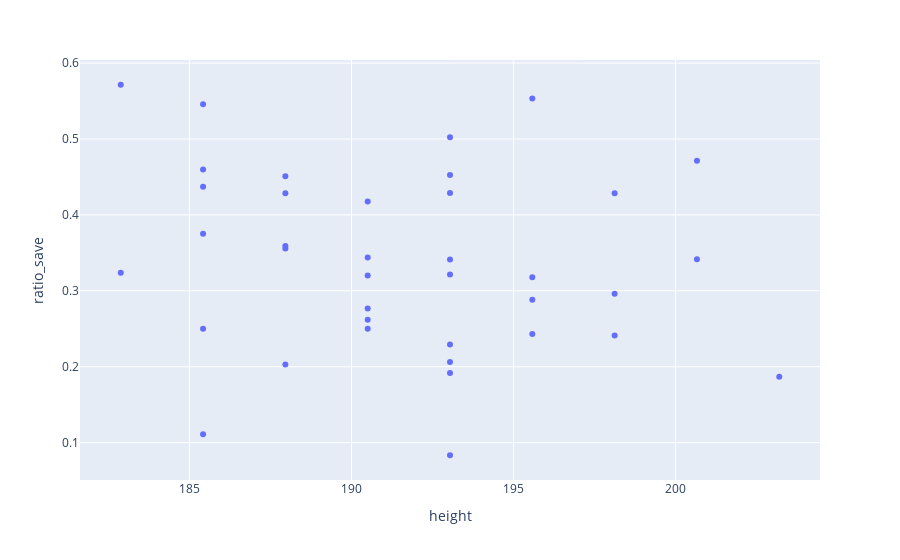

Here is the notebook cell this chart was saved with:
### Markdown cell above
There are correlations between `height`, `weight`, `ratio_save` and `ratio_match_played`?

### Code cell
px.scatter(season_2015_2016, x='height', y='ratio_save', hover_name='player_name')

### Figure 1 — Plotly figure (JSON) as saved in the notebook; plotly's stock layout.template omitted (floating-point values rounded to 4 significant figures)
{"data": [{"hovertemplate": "<b>%{hovertext}</b><br><br>height=%{x}<br>ratio_save=%{y}<extra></extra>", "hovertext": ["Hugo Lloris", "Heurelho Gomes", "Kasper Schmeichel", "Simon Mignolet", "Petr Cech", "Lukasz Fabianski", "Joe Hart", "Artur Boruc", "David De Gea", "Adrian", "Jack Butland", "Wayne Hennessey", "Tim Howard", "John Ruddy", "Brad Guzan", "Thibaut Courtois", "Robert Elliot", "Boaz Myhill", "Vito Mannone", "Fraser Forster", "Costel Pantilimon", "Ben Foster", "Maarten Stekelenburg", "Asmir Begovic", "Joel Robles", "Declan Rudd", "Mark Bunn", "Karl Darlow", "Tim Krul", "Darren Randolph", "Alex McCarthy", "Adam Federici", "Shay Given", "Sergio Romero", "Kristoffer Nordfeldt", "Kelvin Davis", "David Ospina", "Wilfredo Caballero"], "legendgroup": "", "marker": {"color": "#636efa", "symbol": "circle"}, "mode": "markers", "name": "", "orientation": "v", "showlegend": false, "type": "scatter", "x": [188.0, 190.5, 185.4, 193.0, 195.6, 190.5, 195.6, 193.0, 193.0, 188.0, 195.6, 198.1, 190.5, 193.0, 193.0, 198.1, 188.0, 190.5, 188.0, 200.7, 203.2, 193.0, 198.1, 200.7, 195.6, 190.5, 182.9, 185.4, 193.0, 185.4, 193.0, 188.0, 185.4, 193.0, 190.5, 185.4, 182.9, 185.4], "xaxis": "x", "y": [0.451, 0.2766, 0.437, 0.5024, 0.318, 0.262, 0.5534, 0.3412, 0.4527, 0.3556, 0.2881, 0.2411, 0.4175, 0.4287, 0.1917, 0.2962, 0.3591, 0.3439, 0.2027, 0.4714, 0.1868, 0.2292, 0.4286, 0.3417, 0.2431, 0.32, 0.3238, 0.4597, 0.3214, 0.5458, 0.2062, 0.4286, 0.1111, 0.08333, 0.25, 0.25, 0.5714, 0.375], "yaxis": "y"}], "layout": {"autosize": true, "legend": {"tracegroupgap": 0}, "margin": {"t": 60}, "xaxis": {"anchor": "y", "autorange": true, "domain": [0, 1], "range": [181.7, 204.4], "title": {"text": "height"}, "type": "linear"}, "yaxis": {"anchor": "x", "autorange": true, "domain": [0, 1], "range": [0.04873, 0.606], "title": {"text": "ratio_save"}, "type": "linear"}}}
